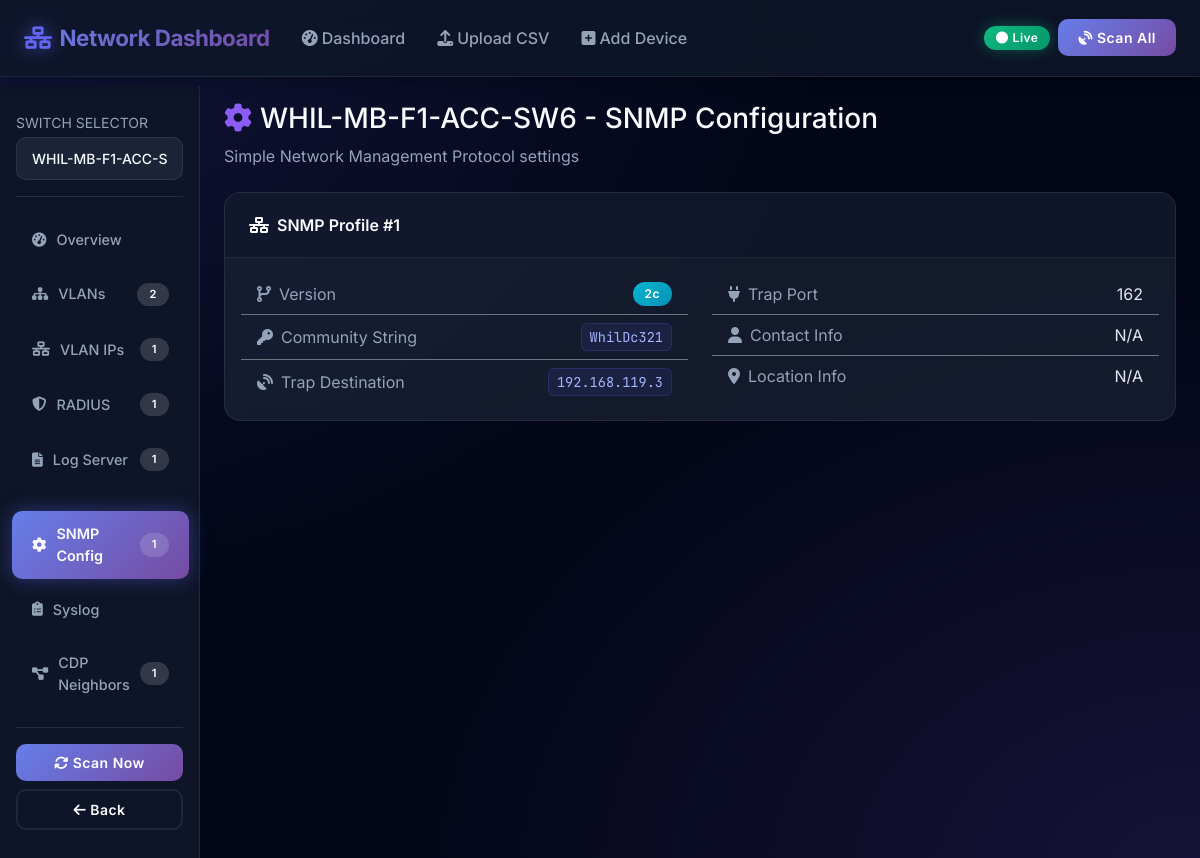
/device/7/snmp-server, run on the app's committed database.
### tables this page shows
CREATE TABLE devices (
            id INTEGER PRIMARY KEY AUTOINCREMENT,
            node_name TEXT NOT NULL,
            ip_address TEXT UNIQUE NOT NULL,
            device_type TEXT NOT NULL CHECK(device_type IN ('access_switch', 'distribution_switch')),
            snmp_community TEXT DEFAULT 'public',
            ssh_username TEXT DEFAULT 'admin',
            ssh_password TEXT DEFAULT 'admin123',
            ssh_enabled INTEGER DEFAULT 1,
            snmp_enabled INTEGER DEFAULT 1,
            status TEXT DEFAULT 'unknown',
            last_scanned DATETIME,
            created_at DATETIME DEFAULT CURRENT_TIMESTAMP,
            updated_at DATETIME DEFAULT CURRENT_TIMESTAMP
        , hostname TEXT DEFAULT '');

CREATE TABLE snmp_servers (
            id INTEGER PRIMARY KEY AUTOINCREMENT,
            device_id INTEGER NOT NULL,
            server_ip TEXT DEFAULT '',
            community_string TEXT DEFAULT '',
            snmp_version TEXT DEFAULT '2c',
            trap_destination TEXT DEFAULT '',
            trap_port INTEGER DEFAULT 162,
            contact_info TEXT DEFAULT '',
            location_info TEXT DEFAULT '',
            engine_id TEXT DEFAULT '',
            last_updated DATETIME DEFAULT CURRENT_TIMESTAMP,
            FOREIGN KEY (device_id) REFERENCES devices(id) ON DELETE CASCADE
        );

### app.py (the view)
@app.route('/device/<int:device_id>/snmp-server')
def device_snmp_server(device_id):
    device = Database.get_device(device_id)
    if not device:
        flash('Device not found', 'error')
        return redirect(url_for('index'))
    snmp_servers = Database.get_snmp_servers(device_id)
    summary = Database.get_device_summary(device_id)
    all_devices = Database.get_all_devices()
    return render_template(
        'snmp_server.html',
        device=device,
        snmp_servers=snmp_servers,
        summary=summary,
        all_devices=all_devices,
        active_section='snmp_server',
        path_suffix='/snmp-server'
    )

### database.py (called while the page is built)
    @classmethod
    def get_connection(cls):
        conn = sqlite3.connect(Config.DB_PATH, timeout=30.0)
        conn.row_factory = sqlite3.Row  # Returns rows as dictionaries
        conn.execute("PRAGMA foreign_keys = ON;")
        conn.execute("PRAGMA journal_mode = WAL;")  # High concurrency support
        return conn

    @classmethod
    def execute_query(cls, query, params=None, fetch=True):
        conn = None
        try:
            conn = cls.get_connection()
            cursor = conn.cursor()
            cursor.execute(query, params or ())
            if fetch:
                results = [dict(row) for row in cursor.fetchall()]
                return results
            else:
                conn.commit()
                return cursor.lastrowid
        except Exception as e:
            logger.error(f"SQLite Query Error: {e}\nQuery: {query}")
            if conn:
                conn.rollback()
            raise
        finally:
            if conn:
                conn.close()

    @classmethod
    def get_all_devices(cls):
        return cls.execute_query("SELECT * FROM device_summary ORDER BY node_name")

    @classmethod
    def get_device(cls, device_id):
        results = cls.execute_query("SELECT * FROM devices WHERE id = ?", (device_id,))
        return results[0] if results else None

    @classmethod
    def get_device_summary(cls, device_id):
        results = cls.execute_query("SELECT * FROM device_summary WHERE id = ?", (device_id,))
        return results[0] if results else None

    @classmethod
    def get_snmp_servers(cls, device_id):
        return cls.execute_query("SELECT * FROM snmp_servers WHERE device_id=?", (device_id,))

### templates/snmp_server.html (shortened to what this page needs)
{% extends "base.html" %}
{% block content %}
<div class="container-fluid px-0">
    <div class="row g-0">
        {% set active_section = 'snmp_server' %}
        {% set path_suffix = '/snmp-server' %}
        {% include "partials/_sidebar.html" %}
        <main class="col-md-10 ms-auto px-4 py-3">
            <div class="animate-fade-in mb-4">
                <h3><i class="fas fa-cog me-2" style="color:var(--secondary);"></i>{{ device.node_name }} - SNMP Configuration</h3>
                <p class="text-muted">Simple Network Management Protocol settings</p>
            </div>
            {% if snmp_servers %}
                {% for s in snmp_servers %}
                <div class="card animate-fade-in-delay-1 mb-4 border-primary">
                    <div class="card-header bg-primary bg-opacity-10">
                        <i class="fas fa-network-wired me-2"></i>SNMP Profile #{{ loop.index }}
                    </div>
                    <div class="card-body">
                        <div class="row g-4">
                            <div class="col-md-6">
                                <ul class="list-group list-group-flush rounded-3" style="background:transparent;">
                                    <li class="list-group-item bg-transparent border-secondary text-white d-flex justify-content-between align-items-center">
                                        <span class="text-muted"><i class="fas fa-code-branch me-2"></i>Version</span>
                                        <span class="badge bg-info">{{ s.snmp_version }}</span>
                                    </li>
                                    <li class="list-group-item bg-transparent border-secondary text-white d-flex justify-content-between align-items-center">
                                        <span class="text-muted"><i class="fas fa-key me-2"></i>Community String</span>
                                        <code>{{ s.community_string }}</code>
                                    </li>
                                    <li class="list-group-item bg-transparent border-secondary text-white d-flex justify-content-between align-items-center">
                                        <span class="text-muted"><i class="fas fa-satellite-dish me-2"></i>Trap Destination</span>
                                        <code>{{ s.trap_destination or 'Not Configured' }}</code>
                                    </li>
                                </ul>
                            </div>
                            <div class="col-md-6">
                                <ul class="list-group list-group-flush rounded-3" style="background:transparent;">
                                    <li class="list-group-item bg-transparent border-secondary text-white d-flex justify-content-between align-items-center">
                                        <span class="text-muted"><i class="fas fa-plug me-2"></i>Trap Port</span>
                                        <span>{{ s.trap_port }}</span>
                                    </li>
                                    <li class="list-group-item bg-transparent border-secondary text-white d-flex justify-content-between align-items-center">
                                        <span class="text-muted"><i class="fas fa-user me-2"></i>Contact Info</span>
                                        <span>{{ s.contact_info or 'N/A' }}</span>
                                    </li>
                                    <li class="list-group-item bg-transparent border-secondary text-white d-flex justify-content-between align-items-center">
                                        <span class="text-muted"><i class="fas fa-map-marker-alt me-2"></i>Location Info</span>
                                        <span>{{ s.location_info or 'N/A' }}</span>
                                    </li>
                                </ul>
                            </div>
                        </div>
                    </div>
                </div>
                {% endfor %}
            {% endif %}
        </main>
    </div>
</div>
{% endblock %}

### static/css/style.css (style rules this page uses)
:root { --primary: #6366f1; --primary-dark: #4f46e5; --secondary: #8b5cf6; --success: #10b981; --danger: #ef4444; --warning: #f59e0b; --info: #06b6d4; --dark: #0f172a; --darker: #020617; --card-bg: #1e293b; --sidebar-bg: #0f172a; --border: rgba(255, 255, 255, 0.08); --text-primary: #f8fafc; --text-secondary: #94a3b8; --gradient-1: linear-gradient(135deg, #667eea 0%, #764ba2 100%); --gradient-2: linear-gradient(135deg, #f093fb 0%, #f5576c 100%); --gradient-3: linear-gradient(135deg, #4facfe 0%, #00f2fe 100%); --gradient-4: linear-gradient(135deg, #43e97b 0%, #38f9d7 100%); --gradient-5: linear-gradient(135deg, #fa709a 0%, #fee140 100%); --shadow-sm: 0 2px 8px rgba(0, 0, 0, 0.15); --shadow-md: 0 4px 16px rgba(0, 0, 0, 0.25); --shadow-lg: 0 8px 32px rgba(0, 0, 0, 0.35); --shadow-glow: 0 0 20px rgba(99, 102, 241, 0.4); }
* { box-sizing: border-box; }
body { font-family: 'Inter', 'Segoe UI', -apple-system, sans-serif; background: var(--darker); color: var(--text-primary); padding-top: 70px; overflow-x: hidden; min-height: 100vh; background-image: radial-gradient(at 0% 0%, rgba(99, 102, 241, 0.15) 0px, transparent 50%), radial-gradient(at 100% 100%, rgba(139, 92, 246, 0.15) 0px, transparent 50%); background-attachment: fixed; }
.animate-fade-in { animation: fadeInUp 0.6s ease-out; }
.animate-fade-in-delay-1 { animation: fadeInUp 0.6s ease-out 0.1s both; }
.card { background: rgba(30, 41, 59, 0.6) !important; backdrop-filter: blur(10px); border: 1px solid var(--border) !important; border-radius: 16px !important; overflow: hidden; transition: all 0.3s ease; animation: fadeInUp 0.6s ease-out; }
.card-header { background: rgba(15, 23, 42, 0.6) !important; border-bottom: 1px solid var(--border) !important; padding: 1.25rem 1.5rem; color: var(--text-primary); font-weight: 600; }
.card-body { color: var(--text-primary); }
.badge { padding: 6px 12px; font-weight: 600; border-radius: 20px; font-size: 0.75rem; letter-spacing: 0.5px; }
.badge.bg-info { background: linear-gradient(135deg, #06b6d4 0%, #0891b2 100%) !important; }
code { color: #a5b4fc !important; background: rgba(99, 102, 241, 0.1) !important; padding: 3px 8px; border-radius: 6px; font-size: 0.85rem; font-family: 'JetBrains Mono', 'Courier New', monospace; border: 1px solid rgba(99, 102, 241, 0.2); }
h1, h2, h3, h4, h5, h6 { color: var(--text-primary); }
p, span, div { color: inherit; }
.text-muted { color: var(--text-secondary) !important; }
.list-group-item { color: #e2e8f0 !important; }
.list-group-item .text-muted { color: #94a3b8 !important; }

### data on the page
devices: node_name "WHIL-MB-F1-ACC-SW6"
snmp_servers: snmp_version "2c", community_string "WhilDc321", trap_destination "192.168.119.3", trap_port "162", contact_info "N/A", location_info "N/A"

### other printed values
{{ summary.total_vlans if summary else 0 }} "2"
{{ summary.total_vlan_ips if summary else 0 }} "1"
{{ summary.total_radius_servers if summary else 0 }} "1"
{{ summary.total_log_servers if summary else 0 }} "1"
{{ summary.total_snmp_configs if summary else 0 }} "1"
{{ summary.total_cdp_neighbors if summary else 0 }} "1"
form field value "WHIL-MB-F1-ACC-SW6"
